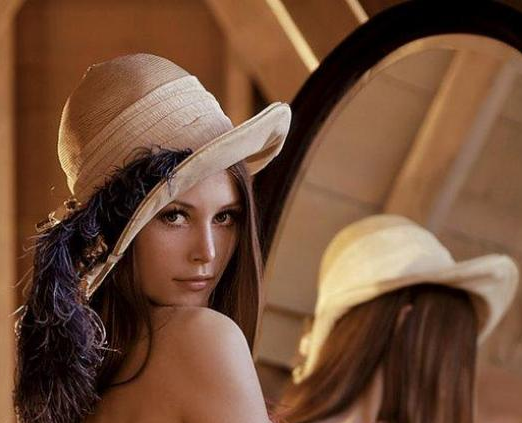
%> input picture Assignment 1/lena.png, 522 x 423 px
$ octave rgbTogrey.m   (GNU Octave 9; MATLAB toolbox functions it lacks are replaced by stand-ins)
%> lines starting %> are read from the running program, lines starting %| are printed output that depends on the picture
rgbImage = imread('lena.png');
%> rgbImage is the input picture: size 423x522x3 uint8; mean R, G, B 114.4, 78.4, 56.1


      % It's color, need to convert it to grayscale.
      redChannel = rgbImage(:, :, 1);
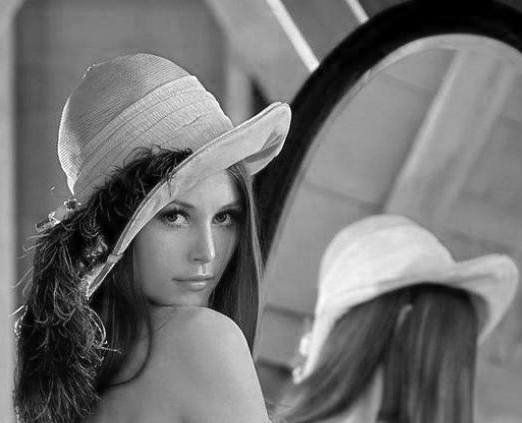
%> redChannel: size 423x522 uint8; min 0, max 255, mean 114.4
      greenChannel = rgbImage(:, :, 2);
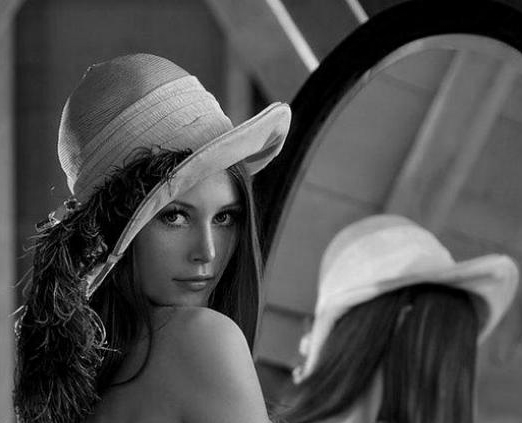
%> greenChannel: size 423x522 uint8; min 0, max 249, mean 78.4
      blueChannel = rgbImage(:, :, 3);
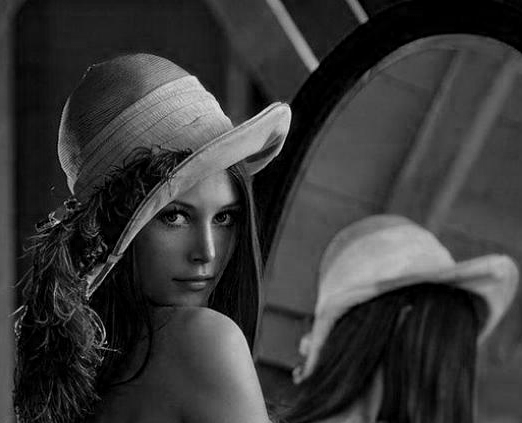
%> blueChannel: size 423x522 uint8; min 0, max 237, mean 56.1
      % Do the weighted sum.
      grayImage = .299*double(redChannel) + ...
                  .587*double(greenChannel) + ...
                  .114*double(blueChannel);
      % You probably want to convert it back to uint8 so you can display it.
      grayImage = uint8(grayImage);
%> grayImage: size 423x522 uint8
imshow(grayImage);
imwrite(grayImage,'Lena_grey.png');
